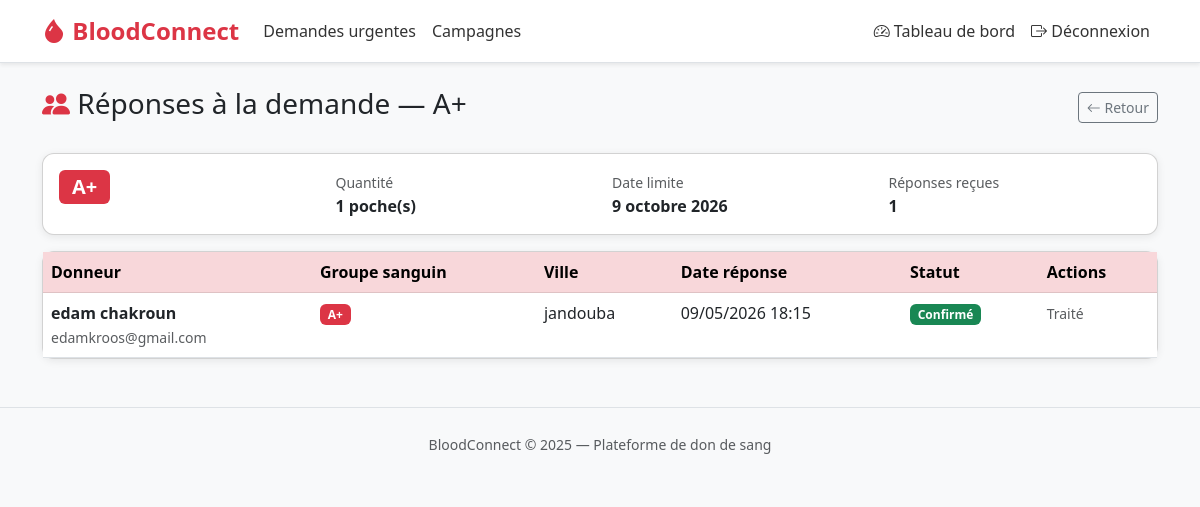
Screenshot of /demandes/6/reponses/ (signed in) with the database file from the repository.
### core/models.py (models this page shows, shortened)
class DemandeUrgente(models.Model):
    STATUT_CHOICES = [
        ('active', 'Active'),
        ('cloturee', 'Clôturée'),
        ('satisfaite', 'Satisfaite'),
    ]
    hopital = models.ForeignKey(Hopital, on_delete=models.CASCADE, related_name='demandes')
    groupe_sanguin = models.CharField(max_length=3, choices=BLOOD_GROUPS)
    quantite = models.PositiveIntegerField(help_text="Nombre de poches")
    delai = models.DateField(help_text="Date limite")
    description = models.TextField(blank=True)
    statut = models.CharField(max_length=20, choices=STATUT_CHOICES, default='active')
    date_creation = models.DateTimeField(auto_now_add=True)

class ReponseAppel(models.Model):
    STATUT_CHOICES = [
        ('en_attente', 'En attente'),
        ('confirme', 'Confirmé'),
        ('annule', 'Annulé'),
    ]
    demande = models.ForeignKey(DemandeUrgente, on_delete=models.CASCADE, related_name='reponses')
    donneur = models.ForeignKey(Donneur, on_delete=models.CASCADE, related_name='reponses')
    date_reponse = models.DateTimeField(auto_now_add=True)
    statut = models.CharField(max_length=20, choices=STATUT_CHOICES, default='en_attente')
    class Meta:
        unique_together = ('demande', 'donneur')

class Donneur(models.Model):
    SEX_CHOICES = [('M', 'Homme'), ('F', 'Femme')]
    user = models.OneToOneField(User, on_delete=models.CASCADE, related_name='donneur')
    groupe_sanguin = models.CharField(max_length=3, choices=BLOOD_GROUPS)
    sexe = models.CharField(max_length=1, choices=SEX_CHOICES)
    date_naissance = models.DateField()
    ville = models.CharField(max_length=100)
    actif = models.BooleanField(default=True)

### core/views/demande_views.py (the view)
# urls.py: path('<int:pk>/reponses/', demande_views.gerer_reponses, name='gerer_reponses'),
@hopital_required
def gerer_reponses(request, pk):
    hopital = request.user.hopital
    demande = get_object_or_404(DemandeUrgente, pk=pk, hopital=hopital)
    reponses = demande.reponses.select_related('donneur__user').all()
    context = {
        'demande': demande,
        'reponses': reponses,
    }
    return render(request, 'demandes/gerer_reponses.html', context)

### templates/demandes/gerer_reponses.html (shortened to what this page needs)
{% extends 'base.html' %}
{% block content %}
<div class="d-flex justify-content-between align-items-center mb-4">
  <h3><i class="bi bi-people-fill text-danger"></i> Réponses à la demande — {{ demande.groupe_sanguin }}</h3>
  <a href="{% url 'dashboard_hopital' %}" class="btn btn-outline-secondary btn-sm">
    <i class="bi bi-arrow-left"></i> Retour
  </a>
</div>
<div class="card mb-3 p-3">
  <div class="row">
    <div class="col-md-3">
      <span class="badge bg-danger fs-5">{{ demande.groupe_sanguin }}</span>
    </div>
    <div class="col-md-3">
      <small class="text-muted">Quantité</small>
      <p class="mb-0 fw-bold">{{ demande.quantite }} poche(s)</p>
    </div>
    <div class="col-md-3">
      <small class="text-muted">Date limite</small>
      <p class="mb-0 fw-bold">{{ demande.delai }}</p>
    </div>
    <div class="col-md-3">
      <small class="text-muted">Réponses reçues</small>
      <p class="mb-0 fw-bold">{{ reponses.count }}</p>
    </div>
  </div>
</div>
<div class="card">
  <div class="card-body p-0">
    <table class="table table-hover mb-0">
      <thead class="table-danger">
        <tr>
          <th>Donneur</th>
          <th>Groupe sanguin</th>
          <th>Ville</th>
          <th>Date réponse</th>
          <th>Statut</th>
          <th>Actions</th>
        </tr>
      </thead>
      <tbody>
        {% for r in reponses %}
          <tr>
            <td>
              <strong>{{ r.donneur.user.get_full_name }}</strong><br>
              <small class="text-muted">{{ r.donneur.user.email }}</small>
            </td>
            <td><span class="badge bg-danger">{{ r.donneur.groupe_sanguin }}</span></td>
            <td>{{ r.donneur.ville }}</td>
            <td>{{ r.date_reponse|date:"d/m/Y H:i" }}</td>
            <td>
              {% if r.statut == 'en_attente' %}
                <span class="badge bg-warning text-dark">En attente</span>
              {% elif r.statut == 'confirme' %}
                <span class="badge bg-success">Confirmé</span>
              {% else %}
                <span class="badge bg-danger">Annulé</span>
              {% endif %}
            </td>
            <td>
              {% if r.statut == 'en_attente' %}
                <a href="{% url 'traiter_reponse' r.pk 'confirmer' %}"
                   class="btn btn-sm btn-success me-1"
                   onclick="return confirm('Confirmer ce donneur ?')">
                  <i class="bi bi-check-circle"></i> Confirmer
                </a>
                <a href="{% url 'traiter_reponse' r.pk 'annuler' %}"
                   class="btn btn-sm btn-outline-danger"
                   onclick="return confirm('Annuler ce donneur ?')">
                  <i class="bi bi-x-circle"></i> Annuler
                </a>
              {% else %}
                <span class="text-muted small">Traité</span>
              {% endif %}
            </td>
          </tr>
        {% endfor %}
      </tbody>
    </table>
  </div>
</div>
{% endblock %}

### templates/base.html (style rules this page uses)
body { background-color: #f8f9fa; }
.card { border-radius: 12px; box-shadow: 0 2px 8px rgba(0,0,0,0.08); }

### rows the page displays
DemandeUrgente: groupe_sanguin "A+", quantite "1", delai "9 octobre 2026"
ReponseAppel: donneur.user.get_full_name "edam chakroun", donneur.user.email "edamkroos@gmail.com", donneur.groupe_sanguin "A+", donneur.ville "jandouba", date_reponse "09/05/2026 18:15", statut "Confirmé"

### other values shown
{{ reponses.count }} "1"
